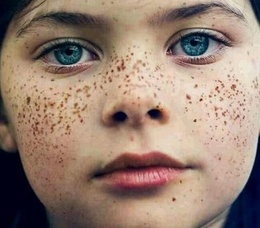
%> input picture 双边滤波（图像美颜）/srcauhtx.jpeg, 260 x 228 px, shrunk from 500 x 439 before the run
$ octave test.m   (GNU Octave 9; MATLAB toolbox functions it lacks are replaced by stand-ins)
%> lines starting %> are read from the running program, lines starting %| are printed output that depends on the picture
### 双边滤波（图像美颜）/B_filter.m
function out = B_filter(Img,tempsize,sigma0,sigma1)

%模板定义

gauss = fspecial('gauss',2*tempsize+1,sigma0);

[m,n] = size(Img);


for i = 1+ tempsize : m - tempsize
    for j = 1+ tempsize : n - tempsize
       %提取处理区域得到梯度敏感矩阵
       temp = abs(Img(i - tempsize:i + tempsize,j - tempsize:j + tempsize) - Img(i,j));
       temp = exp(-temp.^2/(2*sigma1^2));
       %得到双边滤波器并将权值和化为一
       filter = gauss.*temp;
       filter = filter/sum(filter(:));
       %卷积
       Img(i,j) = sum(sum((Img(i - tempsize:i + tempsize,j - tempsize:j + tempsize).*filter)));
    end
end

out = Img;
end

### 双边滤波（图像美颜）/test.m

clc
clear
close all

img0 = imread('srcauhtx.jpeg');
%> img0 is the input picture: size 228x260x3 uint8; mean R, G, B 152.7, 129.4, 115.5

tempsize = 8;
sigma1 = 10;
sigma2 = 0.1;

img = double(padarray(img0,[tempsize,tempsize],0))/255;

%通道提取
imgr = img(:,:,1);
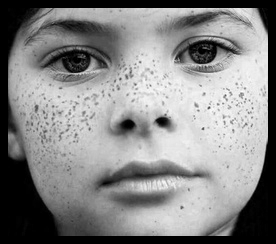
%> imgr: size 244x276 double; min 0, max 1, mean 0.527
imgg = img(:,:,2);
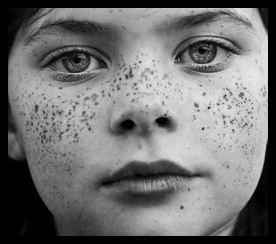
%> imgg: size 244x276 double; min 0, max 0.925, mean 0.447
imgb = img(:,:,3);
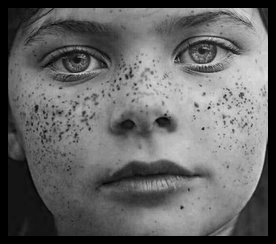
%> imgb: size 244x276 double; min 0, max 0.882, mean 0.399

[m,n] = size(imgr);
%> m = 244; n = 276

figure(1)
subplot(1,2,1)
imshow(img0)
title('原图')

%通道处理1
img(:,:,1) = B_filter(imgr,tempsize,sigma1,sigma2);

img(:,:,2) = B_filter(imgg,tempsize,sigma1,sigma2);
%> call 2 of B_filter, with tempsize = 8, sigma0 = 10, sigma1 = 0.1
%> after the loop in B_filter (call 2), `for i = 1+ tempsize : m - tempsize`:
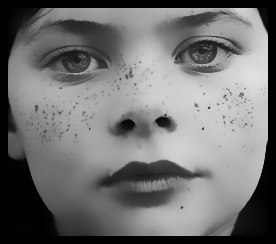
%> Img: size 244x276 double; min 0, max 0.878, mean 0.447

img(:,:,3) = B_filter(imgb,tempsize,sigma1,sigma2);
%> call 3 of B_filter, with tempsize = 8, sigma0 = 10, sigma1 = 0.1
%> after the loop in B_filter (call 3), `for i = 1+ tempsize : m - tempsize`:
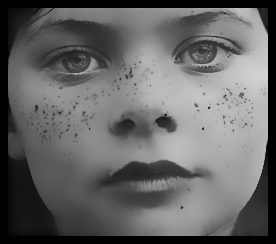
%> Img: size 244x276 double; min 0, max 0.822, mean 0.398
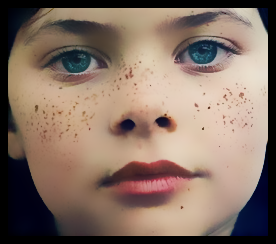
%> img: size 244x276x3 double; mean R, G, B 0.528, 0.447, 0.398

subplot(1,2,2)
imshow(img(tempsize+1:m-tempsize,tempsize+1:n-tempsize,:))
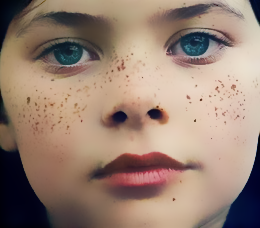
%> displayed picture: size 228x260x3, on the screen's scale of 0 to 255; mean R, G, B 153.1, 129.6, 115.4
title('双边滤波处理原图')
